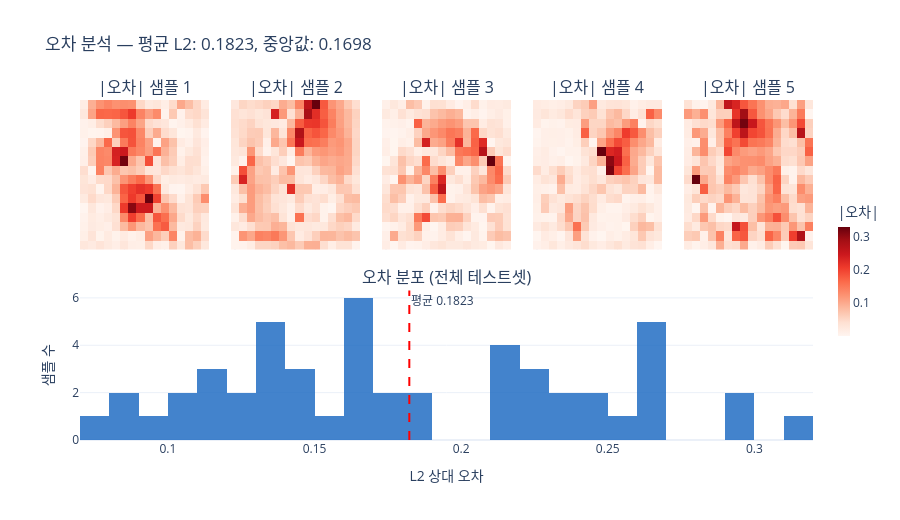

Here is the notebook cell this chart was saved with:
### Code cell
# ── 오차 분석: 절대 오차 히트맵 + 오차 분포 ──
model.eval()
N_ERR = 5

fig = make_subplots(
    rows=2, cols=N_ERR,
    subplot_titles=(
        [f'|오차| 샘플 {i+1}' for i in range(N_ERR)] +
        ['오차 분포 (전체 테스트셋)', '', '', '', '']
    ),
    horizontal_spacing=0.03,
    vertical_spacing=0.12,
    specs=[[{}]*N_ERR,
           [{'colspan': N_ERR}, None, None, None, None]],
)

all_errors = []

with torch.no_grad():
    for idx in range(N_ERR):
        sample      = test_samples_16[idx]
        sample_proc = data_processor.preprocess(sample, batched=False)
        x_proc = sample_proc['x'].to(device)
        pred_t = model(x_proc.unsqueeze(0)).squeeze(0).detach().cpu()
        y_true = np.asarray(sample_proc['y'].squeeze().detach().cpu())
        pred = np.asarray(pred_t.squeeze())
        if y_true.ndim != 2:
            y_true = y_true.reshape(y_true.shape[-2], y_true.shape[-1])
        if pred.ndim != 2:
            pred = pred.reshape(pred.shape[-2], pred.shape[-1])
        abs_err = np.abs(pred - y_true)

        fig.add_trace(
            go.Heatmap(z=abs_err, colorscale='Reds', showscale=(idx == N_ERR-1),
                       colorbar=dict(x=1.02, len=0.45, title='|오차|', thickness=12)),
            row=1, col=idx+1,
        )

    # 전체 테스트셋 L2 오차 수집
    all_l2 = []
    for batch in test_loaders[16]:
        batch = data_processor.preprocess(batch)
        x = batch['x'].to(device)
        y = batch['y'].to(device)
        pred = model(x)
        for b in range(pred.shape[0]):
            e = (torch.norm(pred[b] - y[b]) / (torch.norm(y[b]) + 1e-8)).item()
            all_l2.append(e)

fig.add_trace(
    go.Histogram(x=all_l2, nbinsx=30,
                 marker_color='#1565C0', opacity=0.8,
                 name='L2 오차'),
    row=2, col=1,
)
fig.add_vline(x=np.mean(all_l2), line_dash='dash', line_color='red',
              annotation_text=f'평균 {np.mean(all_l2):.4f}',
              annotation_position='top right', row=2, col=1)

fig.update_layout(
    height=520,
    template='plotly_white',
    title=f'오차 분석 — 평균 L2: {np.mean(all_l2):.4f}, 중앙값: {np.median(all_l2):.4f}',
    showlegend=False,
    margin=dict(r=60),
)
fig.update_xaxes(showticklabels=False, row=1)
fig.update_yaxes(showticklabels=False, row=1)
fig.update_xaxes(title_text='L2 상대 오차', row=2, col=1)
fig.update_yaxes(title_text='샘플 수', row=2, col=1)
fig.show()

print(f'전체 테스트셋 통계 ({len(all_l2)} 샘플):')
print(f'  평균 L2 오차: {np.mean(all_l2):.4f}')
print(f'  중앙값 L2 오차: {np.median(all_l2):.4f}')
print(f'  최대 L2 오차: {np.max(all_l2):.4f}')

### Figure 1 — Plotly figure (JSON) as saved in the notebook; plotly's stock layout.template omitted (floating-point values rounded to 4 significant figures; data arrays with more than 128 entries replaced by an {"elided": "..."} marker saying what was removed)
{"data": [{"colorbar": {"len": 0.45, "thickness": 12, "title": {"text": "|오차|"}, "x": 1.02}, "colorscale": [[0, "rgb(255,245,240)"], [0.125, "rgb(254,224,210)"], [0.25, "rgb(252,187,161)"], [0.375, "rgb(252,146,114)"], [0.5, "rgb(251,106,74)"], [0.625, "rgb(239,59,44)"], [0.75, "rgb(203,24,29)"], [0.875, "rgb(165,15,21)"], [1, "rgb(103,0,13)"]], "showscale": false, "type": "heatmap", "xaxis": "x", "yaxis": "y", "z": {"elided": "16x16 float values"}}, {"colorbar": {"len": 0.45, "thickness": 12, "title": {"text": "|오차|"}, "x": 1.02}, "colorscale": [[0, "rgb(255,245,240)"], [0.125, "rgb(254,224,210)"], [0.25, "rgb(252,187,161)"], [0.375, "rgb(252,146,114)"], [0.5, "rgb(251,106,74)"], [0.625, "rgb(239,59,44)"], [0.75, "rgb(203,24,29)"], [0.875, "rgb(165,15,21)"], [1, "rgb(103,0,13)"]], "showscale": false, "type": "heatmap", "xaxis": "x2", "yaxis": "y2", "z": {"elided": "16x16 float values"}}, {"colorbar": {"len": 0.45, "thickness": 12, "title": {"text": "|오차|"}, "x": 1.02}, "colorscale": [[0, "rgb(255,245,240)"], [0.125, "rgb(254,224,210)"], [0.25, "rgb(252,187,161)"], [0.375, "rgb(252,146,114)"], [0.5, "rgb(251,106,74)"], [0.625, "rgb(239,59,44)"], [0.75, "rgb(203,24,29)"], [0.875, "rgb(165,15,21)"], [1, "rgb(103,0,13)"]], "showscale": false, "type": "heatmap", "xaxis": "x3", "yaxis": "y3", "z": {"elided": "16x16 float values"}}, {"colorbar": {"len": 0.45, "thickness": 12, "title": {"text": "|오차|"}, "x": 1.02}, "colorscale": [[0, "rgb(255,245,240)"], [0.125, "rgb(254,224,210)"], [0.25, "rgb(252,187,161)"], [0.375, "rgb(252,146,114)"], [0.5, "rgb(251,106,74)"], [0.625, "rgb(239,59,44)"], [0.75, "rgb(203,24,29)"], [0.875, "rgb(165,15,21)"], [1, "rgb(103,0,13)"]], "showscale": false, "type": "heatmap", "xaxis": "x4", "yaxis": "y4", "z": {"elided": "16x16 float values"}}, {"colorbar": {"len": 0.45, "thickness": 12, "title": {"text": "|오차|"}, "x": 1.02}, "colorscale": [[0, "rgb(255,245,240)"], [0.125, "rgb(254,224,210)"], [0.25, "rgb(252,187,161)"], [0.375, "rgb(252,146,114)"], [0.5, "rgb(251,106,74)"], [0.625, "rgb(239,59,44)"], [0.75, "rgb(203,24,29)"], [0.875, "rgb(165,15,21)"], [1, "rgb(103,0,13)"]], "showscale": true, "type": "heatmap", "xaxis": "x5", "yaxis": "y5", "z": {"elided": "16x16 float values"}}, {"marker": {"color": "#1565C0"}, "name": "L2 오차", "nbinsx": 30, "opacity": 0.8, "type": "histogram", "x": [0.1393, 0.1139, 0.1248, 0.1403, 0.17, 0.2479, 0.2235, 0.2344, 0.2177, 0.2642, 0.0871, 0.2159, 0.07487, 0.2697, 0.2949, 0.1327, 0.2682, 0.1449, 0.1646, 0.1837, 0.08605, 0.261, 0.1404, 0.2472, 0.2512, 0.229, 0.1603, 0.1651, 0.2967, 0.2111, 0.1391, 0.1697, 0.1314, 0.1118, 0.269, 0.1303, 0.2391, 0.167, 0.1883, 0.1769, 0.2186, 0.2213, 0.09136, 0.1227, 0.1191, 0.1793, 0.3132, 0.1574, 0.1082, 0.1014], "xaxis": "x6", "yaxis": "y6"}], "layout": {"annotations": [{"font": {"size": 16}, "showarrow": false, "text": "|오차| 샘플 1", "x": 0.088, "xanchor": "center", "xref": "paper", "y": 1, "yanchor": "bottom", "yref": "paper"}, {"font": {"size": 16}, "showarrow": false, "text": "|오차| 샘플 2", "x": 0.294, "xanchor": "center", "xref": "paper", "y": 1, "yanchor": "bottom", "yref": "paper"}, {"font": {"size": 16}, "showarrow": false, "text": "|오차| 샘플 3", "x": 0.5, "xanchor": "center", "xref": "paper", "y": 1, "yanchor": "bottom", "yref": "paper"}, {"font": {"size": 16}, "showarrow": false, "text": "|오차| 샘플 4", "x": 0.706, "xanchor": "center", "xref": "paper", "y": 1, "yanchor": "bottom", "yref": "paper"}, {"font": {"size": 16}, "showarrow": false, "text": "|오차| 샘플 5", "x": 0.912, "xanchor": "center", "xref": "paper", "y": 1, "yanchor": "bottom", "yref": "paper"}, {"font": {"size": 16}, "showarrow": false, "text": "오차 분포 (전체 테스트셋)", "x": 0.5, "xanchor": "center", "xref": "paper", "y": 0.44, "yanchor": "bottom", "yref": "paper"}, {"showarrow": false, "text": "평균 0.1823", "x": 0.1823, "xanchor": "left", "xref": "x6", "y": 1, "yanchor": "top", "yref": "y6 domain"}], "height": 520, "margin": {"r": 60}, "shapes": [{"line": {"color": "red", "dash": "dash"}, "type": "line", "x0": 0.1823, "x1": 0.1823, "xref": "x6", "y0": 0, "y1": 1, "yref": "y6 domain"}], "showlegend": false, "title": {"text": "오차 분석 — 평균 L2: 0.1823, 중앙값: 0.1698"}, "xaxis": {"anchor": "y", "domain": [0, 0.176], "showticklabels": false}, "xaxis2": {"anchor": "y2", "domain": [0.206, 0.382], "showticklabels": false}, "xaxis3": {"anchor": "y3", "domain": [0.412, 0.588], "showticklabels": false}, "xaxis4": {"anchor": "y4", "domain": [0.618, 0.794], "showticklabels": false}, "xaxis5": {"anchor": "y5", "domain": [0.824, 1], "showticklabels": false}, "xaxis6": {"anchor": "y6", "domain": [0, 1], "title": {"text": "L2 상대 오차"}}, "yaxis": {"anchor": "x", "domain": [0.56, 1], "showticklabels": false}, "yaxis2": {"anchor": "x2", "domain": [0.56, 1], "showticklabels": false}, "yaxis3": {"anchor": "x3", "domain": [0.56, 1], "showticklabels": false}, "yaxis4": {"anchor": "x4", "domain": [0.56, 1], "showticklabels": false}, "yaxis5": {"anchor": "x5", "domain": [0.56, 1], "showticklabels": false}, "yaxis6": {"anchor": "x6", "domain": [0, 0.44], "title": {"text": "샘플 수"}}}}
